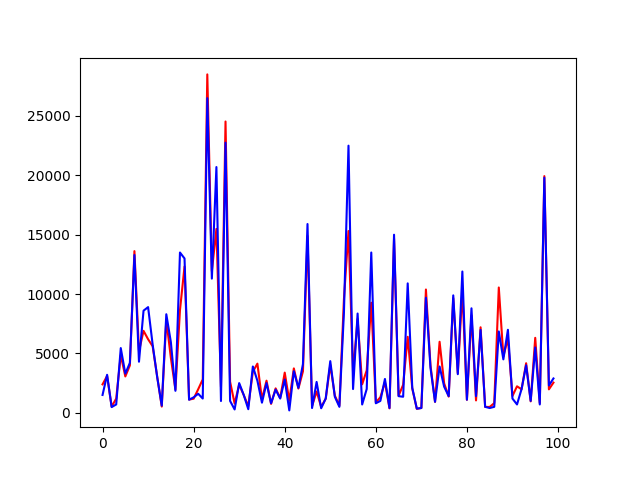

This chart was generated by the following Python code:
import pandas as pd
from sklearn.ensemble import RandomForestRegressor
import matplotlib.pyplot as plt
import pickle
import os

# 随机森林
if __name__ == '__main__':
    df = pd.read_csv("../dataset/final.csv")

    y = df["price"].values
    x = df.drop(["price"], axis=1).values

    size = len(df)
    train_size = int(size * 0.9)
    train_x = x[0: train_size, :]
    train_y = y[0: train_size]
    test_x = x[train_size:, :]
    test_y = y[train_size:]

    model = None
    if os.path.exists("../model/rf.pickle"):
        print("load model...")
        with open("../model/rf.pickle", "rb") as fp:
            model = pickle.load(fp)
    else:
        print("train model...")
        model = RandomForestRegressor(n_estimators=96, bootstrap=True, max_features="sqrt")
        model.fit(train_x, train_y)

    res = model.predict(test_x)

    plt.plot(res[0: 100], color='r')
    plt.plot(test_y[0: 100], color='b')
    plt.savefig("rf.png")

    with open("../model/rf.pickle", "wb") as fp:
        pickle.dump(model, fp)

    err = []
    for i in range(len(res)):
        err.append(abs(res[i] - test_y[i]))

    print("MAE: ", sum(err) / len(err))
